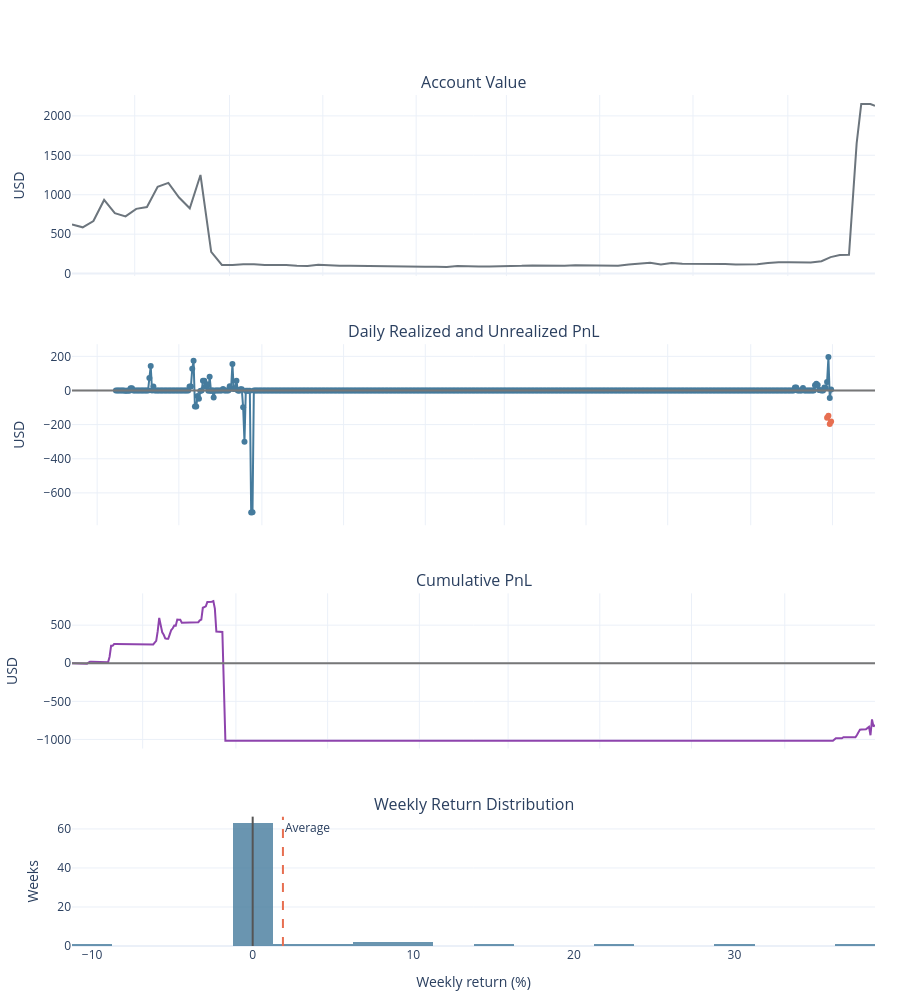

The code cell stored with this chart in its notebook:
### Markdown cell above
## Account charts

Interactive Plotly charts show account value, daily realized and unrealized PnL, cumulative PnL, and weekly return distribution.

### Code cell
analytics.show_account_charts()

### Figure 1 — Plotly figure (JSON) as saved in the notebook; plotly's stock layout.template omitted (floating-point values rounded to 4 significant figures; data arrays with more than 128 entries replaced by an {"elided": "..."} marker saying what was removed)
{"data": [{"line": {"color": "#6c757d", "width": 2}, "name": "Account Value", "type": "scatter", "x": ["2025-05-21T00:00:00-04:00", "2025-05-28T00:00:00-04:00", "2025-06-04T00:00:00-04:00", "2025-06-11T00:00:00-04:00", "2025-06-18T00:00:00-04:00", "2025-06-25T00:00:00-04:00", "2025-07-02T00:00:00-04:00", "2025-07-09T00:00:00-04:00", "2025-07-16T00:00:00-04:00", "2025-07-23T00:00:00-04:00", "2025-07-30T00:00:00-04:00", "2025-08-06T00:00:00-04:00", "2025-08-13T00:00:00-04:00", "2025-08-20T00:00:00-04:00", "2025-08-27T00:00:00-04:00", "2025-09-03T00:00:00-04:00", "2025-09-10T00:00:00-04:00", "2025-09-17T00:00:00-04:00", "2025-09-24T00:00:00-04:00", "2025-10-01T00:00:00-04:00", "2025-10-08T00:00:00-04:00", "2025-10-15T00:00:00-04:00", "2025-10-22T00:00:00-04:00", "2025-10-29T00:00:00-04:00", "2025-11-05T00:00:00-05:00", "2025-11-12T00:00:00-05:00", "2025-11-19T00:00:00-05:00", "2025-11-26T00:00:00-05:00", "2025-12-03T00:00:00-05:00", "2025-12-10T00:00:00-05:00", "2025-12-17T00:00:00-05:00", "2025-12-24T00:00:00-05:00", "2025-12-31T00:00:00-05:00", "2026-01-07T00:00:00-05:00", "2026-01-14T00:00:00-05:00", "2026-01-21T00:00:00-05:00", "2026-01-28T00:00:00-05:00", "2026-02-04T00:00:00-05:00", "2026-02-11T00:00:00-05:00", "2026-02-18T00:00:00-05:00", "2026-02-25T00:00:00-05:00", "2026-03-04T00:00:00-05:00", "2026-03-11T00:00:00-04:00", "2026-03-18T00:00:00-04:00", "2026-03-25T00:00:00-04:00", "2026-04-01T00:00:00-04:00", "2026-04-08T00:00:00-04:00", "2026-04-15T00:00:00-04:00", "2026-04-22T00:00:00-04:00", "2026-04-29T00:00:00-04:00", "2026-05-06T00:00:00-04:00", "2026-05-13T00:00:00-04:00", "2026-05-20T00:00:00-04:00", "2026-05-27T00:00:00-04:00", "2026-06-03T00:00:00-04:00", "2026-06-10T00:00:00-04:00", "2026-06-17T00:00:00-04:00", "2026-06-24T00:00:00-04:00", "2026-07-01T00:00:00-04:00", "2026-07-08T00:00:00-04:00", "2026-07-15T00:00:00-04:00", "2026-07-22T00:00:00-04:00", "2026-07-29T00:00:00-04:00", "2026-08-05T00:00:00-04:00", "2026-08-12T00:00:00-04:00", "2026-08-19T00:00:00-04:00", "2026-08-26T00:00:00-04:00", "2026-09-02T00:00:00-04:00", "2026-09-09T00:00:00-04:00", "2026-09-16T00:00:00-04:00", "2026-09-23T00:00:00-04:00", "2026-09-29T00:00:00-04:00", "2026-10-05T00:00:00-04:00", "2026-10-11T00:00:00-04:00", "2026-10-16T00:00:00-04:00", "2026-10-19T00:00:00-04:00", "2026-10-25T00:00:00-04:00", "2026-10-28T00:00:00-04:00"], "xaxis": "x", "y": [621.8, 587.0, 667.0, 934.0, 766.9, 725.9, 820.8, 844.3, 1101.0, 1150.0, 964.2, 827.7, 1250.0, 275.4, 109.7, 107.9, 117.5, 119.3, 108.0, 108.5, 108.1, 98.91, 97.51, 111.1, 103.0, 100.1, 100.3, 98.01, 96.28, 90.75, 86.06, 86.56, 86.85, 88.36, 87.39, 83.19, 95.44, 97.2, 91.49, 90.05, 89.64, 93.39, 98.03, 103.7, 102.0, 97.8, 100.5, 106.6, 102.9, 101.9, 104.8, 100.7, 116.0, 122.1, 137.3, 114.9, 133.4, 125.6, 126.1, 129.5, 129.4, 121.1, 115.9, 119.2, 118.2, 133.0, 145.3, 144.2, 145.4, 140.8, 156.6, 209.0, 235.1, 239.9, 1651.0, 2150.0, 2150.0, 2128.0], "yaxis": "y"}, {"line": {"color": "#457b9d"}, "mode": "lines+markers", "name": "Realized", "type": "scatter", "x": {"elided": "535 str values"}, "xaxis": "x2", "y": {"elided": "535 float values"}, "yaxis": "y2"}, {"line": {"color": "#e76f51"}, "mode": "lines+markers", "name": "Unrealized", "type": "scatter", "x": {"elided": "535 str values"}, "xaxis": "x2", "y": {"elided": "535 float values"}, "yaxis": "y2"}, {"line": {"color": "#8e44ad", "width": 2}, "name": "Cumulative PnL", "type": "scatter", "x": {"elided": "535 str values"}, "xaxis": "x3", "y": {"elided": "535 float values"}, "yaxis": "y3"}, {"marker": {"color": "#457b9d"}, "name": "Weekly returns", "opacity": 0.8, "showlegend": false, "type": "histogram", "x": [-0.9487, 3.669, -0.5744, 37.87, -0.2497, -0.1265, -0.04627, 30.22, -11.21, 8.433, 0.8899, 23.55, 10.37, 0.0, 0.0, 0.0, 0.0, 0.0, 0.0, 0.0, 0.0, 0.0, 0.0, 0.0, 0.0, 0.0, 0.0, 0.0, 0.0, 0.0, 0.0, 0.0, 0.0, 0.0, 0.0, 0.0, 0.0, 0.0, 0.0, 0.0, 0.0, 0.0, 0.0, 0.0, 0.0, 0.0, 0.0, 0.0, 0.0, 0.0, 0.0, 0.0, 0.0, 0.0, 0.0, 0.0, 0.0, 0.0, 0.0, 0.0, 0.0, 0.0, 0.0, 0.0, 0.0, 0.0, 0.0, 0.0, -0.0229, 8.023, 14.51, -0.4321, 5.402, 10.07], "xaxis": "x4", "xbins": {"size": 2.5}, "yaxis": "y4"}], "layout": {"annotations": [{"font": {"size": 16}, "showarrow": false, "text": "Account Value", "x": 0.5, "xanchor": "center", "xref": "paper", "y": 1, "yanchor": "bottom", "yref": "paper"}, {"font": {"size": 16}, "showarrow": false, "text": "Daily Realized and Unrealized PnL", "x": 0.5, "xanchor": "center", "xref": "paper", "y": 0.7072, "yanchor": "bottom", "yref": "paper"}, {"font": {"size": 16}, "showarrow": false, "text": "Cumulative PnL", "x": 0.5, "xanchor": "center", "xref": "paper", "y": 0.4144, "yanchor": "bottom", "yref": "paper"}, {"font": {"size": 16}, "showarrow": false, "text": "Weekly Return Distribution", "x": 0.5, "xanchor": "center", "xref": "paper", "y": 0.152, "yanchor": "bottom", "yref": "paper"}, {"showarrow": false, "text": "Average", "x": 1.884, "xanchor": "left", "xref": "x4", "y": 1, "yanchor": "top", "yref": "y4 domain"}], "barmode": "overlay", "height": 1000, "hovermode": "x unified", "margin": {"b": 50, "l": 65, "r": 25, "t": 95}, "shapes": [{"line": {"color": "#e76f51", "dash": "dash"}, "type": "line", "x0": 1.884, "x1": 1.884, "xref": "x4", "y0": 0, "y1": 1, "yref": "y4 domain"}, {"line": {"color": "#555"}, "type": "line", "x0": 0, "x1": 0, "xref": "x4", "y0": 0, "y1": 1, "yref": "y4 domain"}, {"line": {"color": "#777"}, "type": "line", "x0": 0, "x1": 1, "xref": "x2 domain", "y0": 0, "y1": 0, "yref": "y2"}, {"line": {"color": "#777"}, "type": "line", "x0": 0, "x1": 1, "xref": "x3 domain", "y0": 0, "y1": 0, "yref": "y3"}], "showlegend": false, "xaxis": {"anchor": "y", "domain": [0, 1], "matches": "x4", "showticklabels": false}, "xaxis2": {"anchor": "y2", "domain": [0, 1], "matches": "x4", "showticklabels": false}, "xaxis3": {"anchor": "y3", "domain": [0, 1], "matches": "x4", "showticklabels": false}, "xaxis4": {"anchor": "y4", "domain": [0, 1], "title": {"text": "Weekly return (%)"}}, "yaxis": {"anchor": "x", "domain": [0.7872, 1], "title": {"text": "USD"}}, "yaxis2": {"anchor": "x2", "domain": [0.4944, 0.7072], "title": {"text": "USD"}}, "yaxis3": {"anchor": "x3", "domain": [0.232, 0.4144], "title": {"text": "USD"}}, "yaxis4": {"anchor": "x4", "domain": [0, 0.152], "title": {"text": "Weeks"}}}}
